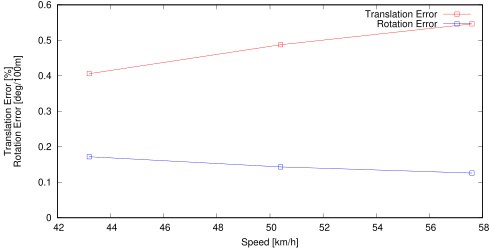

This chart was generated by the following gnuplot code:
set term postscript eps enhanced color
set output "04_trs.eps"
set size ratio 0.5
set yrange [0:*]
set xlabel "Speed [km/h]"
set ylabel "Translation Error [%]\nRotation Error [deg/100m]"
plot "04_ts.txt" using ($1*3.6):($2*100) title 'Translation Error' lc rgb "#FF0000" pt 4 w linespoints,"04_rs.txt" using ($1*3.6):($2*57.3*100) title 'Rotation Error' lc rgb "#0000FF" pt 4 w linespoints
